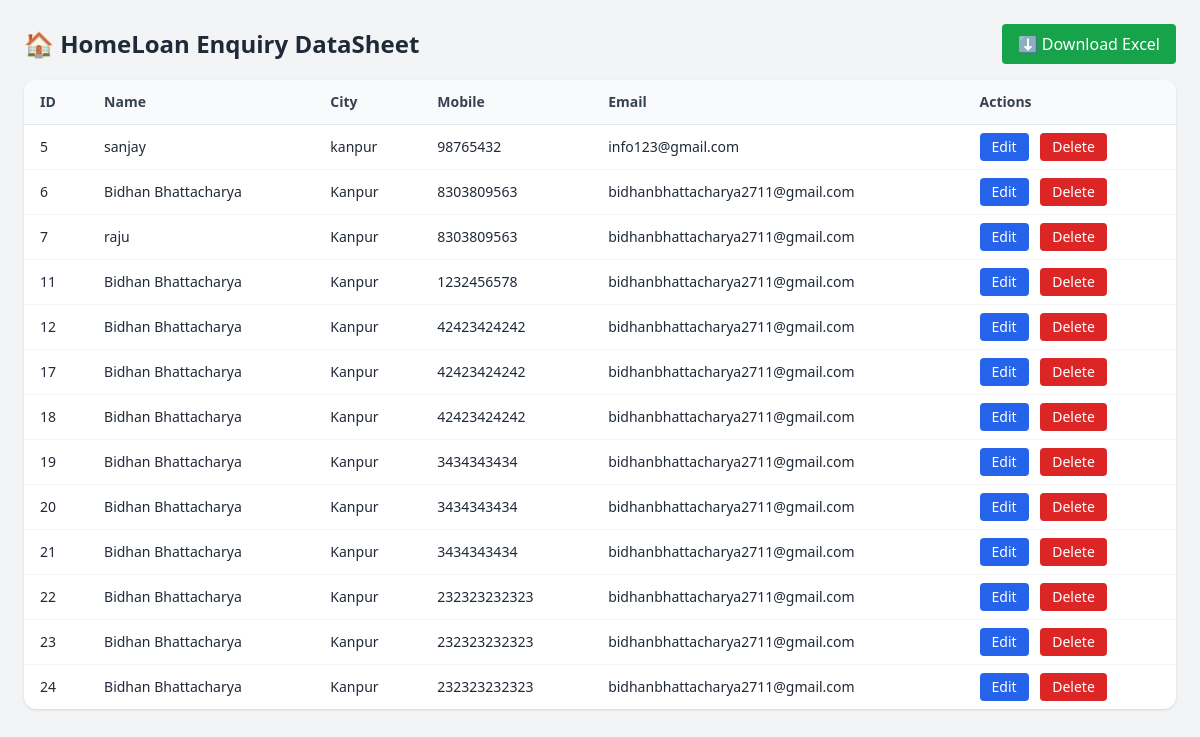
Page /loanenquirytable.php on the committed database.
### tables this page shows
CREATE TABLE IF NOT EXISTS `enquiry_loans` (
  `id` int NOT NULL AUTO_INCREMENT,
  `Name` varchar(50) NOT NULL,
  `City` varchar(50) NOT NULL,
  `Mobile` bigint NOT NULL,
  `Email` varchar(50) NOT NULL,
  PRIMARY KEY (`id`)
);

### loanenquirytable.php (the view, shortened to what this page needs)
<head>
  <script src="https://cdn.tailwindcss.com"></script>
</head>
<?php
$conn = new mysqli("localhost", "root", "tw1tw1l1tstr", "nexahomes");
$result = $conn->query("SELECT * FROM enquiry_loans");
?>
<div class="min-h-screen bg-gray-100 p-6">
  <div class="flex justify-between items-center mb-4">
    <h2 class="text-2xl font-bold text-gray-800">🏠 HomeLoan Enquiry DataSheet</h2>
    <a href="loanhome_downloadexcel.php" class="inline-block bg-green-600 text-white px-4 py-2 rounded hover:bg-green-700 transition">
      ⬇️ Download Excel
    </a>
  </div>
  <div class="overflow-x-auto bg-white rounded-xl shadow">
    <table class="min-w-full divide-y divide-gray-200 text-sm">
      <thead class="bg-gray-50 text-gray-700 text-left">
        <tr>
          <th class="px-4 py-3 font-semibold">ID</th>
          <th class="px-4 py-3 font-semibold">Name</th>
          <th class="px-4 py-3 font-semibold">City</th>
          <th class="px-4 py-3 font-semibold">Mobile</th>
          <th class="px-4 py-3 font-semibold">Email</th>
          <th class="px-4 py-3 font-semibold">Actions</th>
        </tr>
      </thead>
      <tbody class="divide-y divide-gray-100 text-gray-800">
        <?php if ($result->num_rows > 0): ?>
          <?php while ($row = $result->fetch_assoc()): ?>
            <tr class="hover:bg-gray-50">
              <td class="px-4 py-2"><?= $row['id'] ?></td>
              <td class="px-4 py-2"><?= htmlspecialchars($row['Name']) ?></td>
              <td class="px-4 py-2"><?= htmlspecialchars($row['City']) ?></td>
              <td class="px-4 py-2"><?= htmlspecialchars($row['Mobile']) ?></td>
              <td class="px-4 py-2"><?= htmlspecialchars($row['Email']) ?></td>
              <td class="px-4 py-2 space-x-2">
                <a href="loanenquirytableedit.php?id=<?= $row['id'] ?>" class="inline-block bg-blue-600 text-white px-3 py-1 rounded hover:bg-blue-700 transition">Edit</a>
                <a href="loanenquirytabledelete.php?id=<?= $row['id'] ?>" onclick="return confirm('Are you sure?')" class="inline-block bg-red-600 text-white px-3 py-1 rounded hover:bg-red-700 transition">Delete</a>
              </td>
            </tr>
          <?php endwhile; ?>
        <?php else: ?>
          <tr>
            <td colspan="6" class="px-4 py-4 text-center text-gray-500">No enquiries found.</td>
          </tr>
        <?php endif; ?>
      </tbody>
    </table>
  </div>
</div>

### rows in the picture
enquiry_loans: id "5", Name "sanjay", City "kanpur", Mobile "98765432", Email "info123@gmail.com"
enquiry_loans: id "6", Name "Bidhan Bhattacharya", City "Kanpur", Mobile "8303809563", Email "bidhanbhattacharya2711@gmail.com"
enquiry_loans: id "7", Name "raju", City "Kanpur", Mobile "8303809563", Email "bidhanbhattacharya2711@gmail.com"
enquiry_loans: id "11", Name "Bidhan Bhattacharya", City "Kanpur", Mobile "1232456578", Email "bidhanbhattacharya2711@gmail.com"
enquiry_loans: id "12", Name "Bidhan Bhattacharya", City "Kanpur", Mobile "42423424242", Email "bidhanbhattacharya2711@gmail.com"
enquiry_loans: id "17", Name "Bidhan Bhattacharya", City "Kanpur", Mobile "42423424242", Email "bidhanbhattacharya2711@gmail.com"
enquiry_loans: id "18", Name "Bidhan Bhattacharya", City "Kanpur", Mobile "42423424242", Email "bidhanbhattacharya2711@gmail.com"
enquiry_loans: id "19", Name "Bidhan Bhattacharya", City "Kanpur", Mobile "3434343434", Email "bidhanbhattacharya2711@gmail.com"
enquiry_loans: id "20", Name "Bidhan Bhattacharya", City "Kanpur", Mobile "3434343434", Email "bidhanbhattacharya2711@gmail.com"
enquiry_loans: id "21", Name "Bidhan Bhattacharya", City "Kanpur", Mobile "3434343434", Email "bidhanbhattacharya2711@gmail.com"
enquiry_loans: id "22", Name "Bidhan Bhattacharya", City "Kanpur", Mobile "232323232323", Email "bidhanbhattacharya2711@gmail.com"
enquiry_loans: id "23", Name "Bidhan Bhattacharya", City "Kanpur", Mobile "232323232323", Email "bidhanbhattacharya2711@gmail.com"
enquiry_loans: id "24", Name "Bidhan Bhattacharya", City "Kanpur", Mobile "232323232323", Email "bidhanbhattacharya2711@gmail.com"
